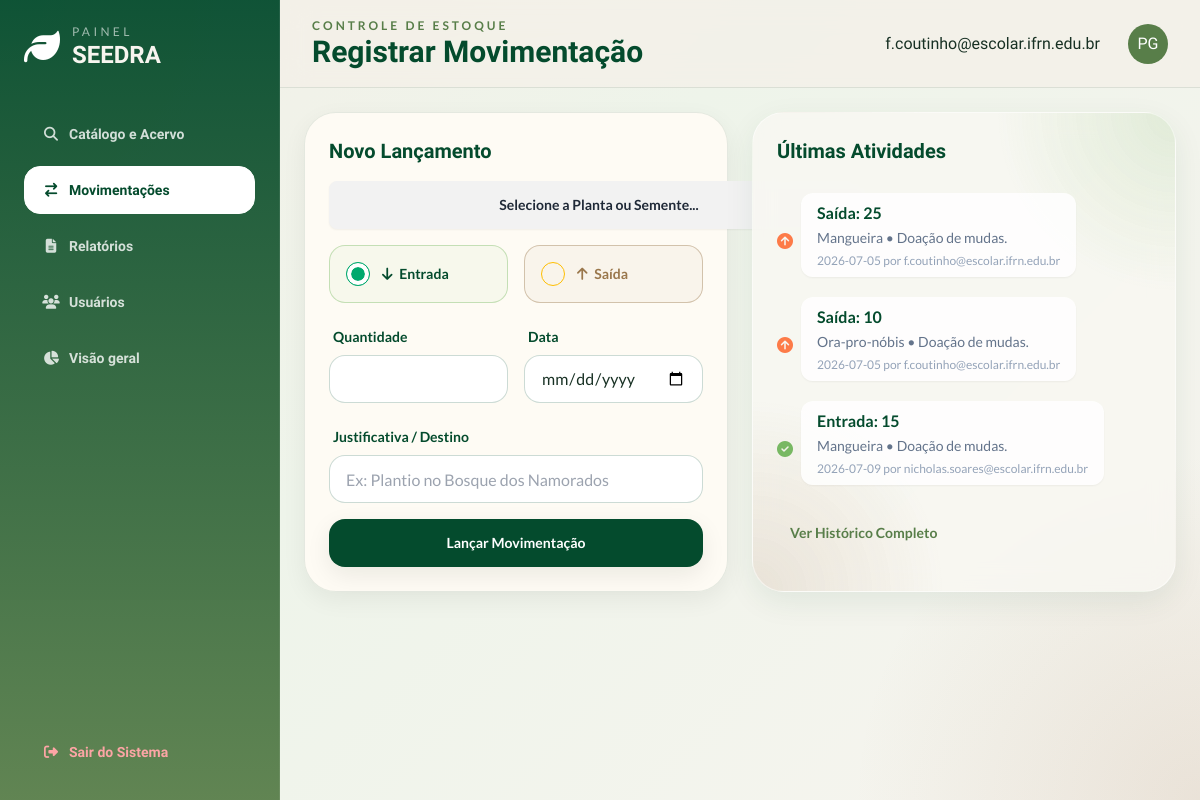
Page /movimentacao (signed in) on the committed database.
### models.py (models this page shows, shortened)
class Usuarios(db.Model, UserMixin):
    __tablename__ = 'usuarios'
    id = db.Column(db.Integer, primary_key = True)
    email = db.Column(db.String(50), nullable = False, unique = True)
    senha = db.Column(db.String(), nullable = False)
    usuario_instituicoes = db.relationship('UsuarioInstituicoes', back_populates = 'usuarios')

class Movimentacao(db.Model):
    __tablename__='movimentacao'
    id = db.Column(db.Integer, primary_key = True)
    id_item = db.Column(db.Integer, db.ForeignKey("items.id"), nullable = False)
    data_move = db.Column(db.Date, nullable = False)
    Typ = db.Column(db.String(10), nullable = False)
    quantidade = db.Column(db.Integer, nullable = False)
    justificativa = db.Column(db.Text, nullable = False)
    operador = db.Column(db.String(40), nullable = False)
    item = db.relationship('Item', back_populates = 'movimentacoes', lazy = True)

class Item(db.Model):
    __tablename__= 'items'
    id = db.Column(db.Integer, primary_key = True)
    nome = db.Column(db.String(50), nullable = False, unique = True)
    quantidade = db.Column(db.Integer, nullable = True)
    n_cientifico = db.Column(db.String(50), nullable = False , unique = True)
    categoria = db.Column(db.String(20), nullable = False)
    deficit_limit = db.Column(db.Integer)
    obs = db.Column(db.Text)
    data_cadastro = db.Column(db.Date, nullable = False)
    movimentacoes = db.relationship('Movimentacao', back_populates = 'item', lazy = True)

### app.py (the view, shortened to what this page needs)
@app.route('/movimentacao', methods = ['GET', 'POST'])
@login_required
def movimentacao():
    itens = Item.query.order_by(Item.nome).all()
    movimentacoes = Movimentacao.query.all()
    if movimentacoes:
        return render_template('movimentacao.html',itens=itens, movimentacoes=movimentacoes)
    else:
       flash("Nenhuma movimentação encontrada!")
       return render_template('movimentacao.html',itens=itens)

### app.py (called while the page is built)
@login_manager.user_loader
def load_user(user_id):
    return Usuarios.query.get(int(user_id))

def login_required(f):
  @wraps(f)
  def decorated_function(*args, **kwargs):
      if 'usuarios_id' not in session:
         flash("Faça login primeiro!", 'erro')
         return redirect(url_for('login'))
      return f(*args, **kwargs)
  return decorated_function

### templates/movimentacao.html (shortened to what this page needs)
{% extends 'base.html' %}
{% set page_id = 'movimentacoes'%}
{% block header_subtitle %}Controle de Estoque{% endblock %}
{% block header_title %}Registrar Movimentação{% endblock %}
{% block content %}
<div class="grid grid-cols-1 lg:grid-cols-2 gap-6">
    <div class="soft-card rounded-[2rem] p-6 self-start">
        <h3 class="text-xl font-extrabold text-seedra-leafDark mb-4">Novo Lançamento</h3>
        <form action="{{ url_for('movimentacao') }}" method="POST" class="space-y-4 font-lato">
            <div class="relative inline-block w-[540px]">
                <button id="btn_lista_planta" type="button" class="btn w-full">
                    <span id="span_planta">Selecione a Planta ou Semente...</span>
                </button>
            </div>
            <div class="grid grid-cols-2 gap-4 my-4">
                <label class="label cursor-pointer justify-start gap-3 p-4 rounded-2xl border border-seedra-leafLight/40 bg-seedra-leafLight/5 hover:bg-seedra-leafLight/10 transition">
                    <input type="radio" name="tipo_mov" value="Entrada" class="radio radio-success" checked />
                    <span class="label-text font-bold text-seedra-leafDark"><i class="fa-solid fa-arrow-down mr-1"></i> Entrada</span>
                </label>
                <label class="label cursor-pointer justify-start gap-3 p-4 rounded-2xl border border-seedra-seedBrown/40 bg-seedra-seedBrown/5 hover:bg-seedra-seedBrown/10 transition">
                    <input type="radio" name="tipo_mov" value="Saída" class="radio radio-warning" />
                    <span class="label-text font-bold text-seedra-seedBrown"><i class="fa-solid fa-arrow-up mr-1"></i> Saída</span>
                </label>
            </div>
            <div class="grid grid-cols-2 gap-4">
                <div class="form-control">
                    <label class="label"><span class="label-text font-bold text-seedra-leafDark">Quantidade</span></label>
                    <input type="number" name="quantidade" class="input input-bordered rounded-2xl bg-white border-seedra-leafDark/20" required />
                </div>
                <div class="form-control">
                    <label class="label"><span class="label-text font-bold text-seedra-leafDark">Data</span></label>
                    <input type="date" name="data_move" class="input input-bordered rounded-2xl bg-white border-seedra-leafDark/20" required />
                </div>
            </div>
            <div class="form-control">
                <label class="label"><span class="label-text font-bold text-seedra-leafDark">Justificativa / Destino</span></label>
                <input type="text" name="justificativa" class="input input-bordered rounded-2xl bg-white border-seedra-leafDark/20" placeholder="Ex: Plantio no Bosque dos Namorados" required />
            </div>
            <button type="submit" class="btn btn-block rounded-2xl border-0 bg-seedra-leafDark hover:bg-seedra-leafMid text-white mt-4 shadow-card">Lançar Movimentação</button>
        </form>
    </div>
    <div class="glass-card rounded-[2rem] p-6 h-full bg-organic">
        <h3 class="text-xl font-extrabold text-seedra-leafDark mb-6">Últimas Atividades</h3>
        <ul class="timeline timeline-vertical timeline-compact font-lato">
            {% for mov in movimentacoes %}
                <li>
                    <div class="timeline-middle text-seedra-leafLight"><i class="{% if mov.Typ == 'Entrada' %}fa-solid fa-circle-check {% else %} fa-solid fa-circle-arrow-up text-[#FF4500]/70 {% endif %}"></i></div>
                    <div class="timeline-end timeline-box bg-white/80 border-0 shadow-sm rounded-xl mb-4 ml-2">
                        <span class="font-bold text-seedra-leafDark block">{{mov.Typ}}: {{mov.quantidade}}</span>
                        <span class="text-sm text-slate-500">{{mov.item.nome}} • {{mov.justificativa}}</span>
                        <p class="text-xs text-slate-400 mt-1">{{mov.data_move}} por {{mov.operador}}</p>
                    </div>
                </li>
            {% endfor %}
        </ul>
        <a href="#" class="btn btn-ghost btn-sm text-seedra-leafMid mt-4 font-lato">Ver Histórico Completo</a>
    </div>
</div>
{% endblock %}

### templates/base.html (shortened to what this page needs)
<!DOCTYPE html>
<html lang="pt-BR" data-theme="light">
<head>
  <link rel="stylesheet" href="/static/css/style.css" />
  <script src="/static/js/tailwind.config.js" defer></script>
  <script src="https://cdn.tailwindcss.com"></script>
  <link href="https://cdn.jsdelivr.net/npm/daisyui@4.12.10/dist/full.min.css" rel="stylesheet" type="text/css" />
  <link rel="stylesheet" href="https://cdnjs.cloudflare.com/ajax/libs/font-awesome/6.4.0/css/all.min.css">
</head>
<body class="font-sans">
  <div class="dashboard-shell">
    <aside class="sidebar p-5 lg:p-6 flex flex-col gap-6">
      <div class="flex items-center gap-3">
        <i class="fa-solid fa-leaf text-4xl text-white"></i>
        <div>
          <p class="text-xs uppercase tracking-[0.28em] text-white/60 font-lato">Painel</p>
          <h1 class="text-2xl font-extrabold leading-tight">SEEDRA</h1>
        </div>
      </div>
      {% block nav %}
        <nav class="space-y-2 mt-4">
          <a href="{{ url_for('catalogo') }}" class="btn btn-block justify-start btn-ghost text-white/80 hover:bg-white/10 rounded-2xl {{ '!text-seedra-leafDark border-white bg-white' if page_id =='catalogo' else 'btn-ghost text-white/80 hover:bg-white/10' }}"><i class="fa-solid fa-magnifying-glass w-5"></i> Catálogo e Acervo</a>
          <a href="{{ url_for('movimentacao') }}" class="btn btn-block justify-start btn-ghost text-white/80 hover:bg-white/10 rounded-2xl {{ '!text-seedra-leafDark border-white bg-white' if page_id =='movimentacoes' else 'btn-ghost text-white/80 hover:bg-white/10' }}"><i class="fa-solid fa-arrow-right-arrow-left w-5"></i> Movimentações</a>
          <a href="{{ url_for('relatorios') }}" class="btn btn-block justify-start btn-ghost text-white/80 hover:bg-white/10 rounded-2xl {{ '!text-seedra-leafDark border-white bg-white' if page_id =='relatorios' else 'btn-ghost text-white/80 hover:bg-white/10' }}"><i class="fa-solid fa-file-lines w-5"></i> Relatórios</a>
          <a href="{{ url_for('usuarios') }}" class="btn btn-block justify-start btn-ghost text-white/80 hover:bg-white/10 rounded-2xl {{ '!text-seedra-leafDark border-white bg-white' if page_id =='usuarios' else 'btn-ghost text-white/80 hover:bg-white/10' }}"><i class="fa-solid fa-users w-5"></i> Usuários</a>
          <a href="{{ url_for('dashboard') }}" class="btn btn-block justify-start  hover:bg-white/20 hover:text-white  rounded-2xl {{ 'text-seedra-leafDark border-white/10 bg-white/14' if page_id =='visao' else 'btn-ghost text-white/80 hover:bg-white/10' }}"><i class="fa-solid fa-chart-pie w-5"></i> Visão geral</a>
        </nav>
      {% endblock %}
      <div class="mt-auto">
        <a href="{{ url_for('logout') }}" class="btn btn-block justify-start btn-ghost text-red-300 hover:bg-red-500/20 hover:text-red-100 rounded-2xl"><i class="fa-solid fa-right-from-bracket w-5"></i> Sair do Sistema</a>
      </div>
    </aside>
    <header class="topbar px-5 lg:px-8 flex items-center justify-between gap-4">
      <div>
        <p class="text-xs uppercase tracking-[0.25em] text-seedra-leafMid font-semibold font-lato">{% block header_subtitle %}SEEDRA{% endblock %}</p>
        <h2 class="text-2xl md:text-3xl font-extrabold text-seedra-leafDark">{% block header_title %}Painel de Controle{% endblock %}</h2>
      </div>
      <div class="flex items-center gap-3">
        <span>{% if current_user.is_authenticated %}{{current_user.email}} {% endif %}</span>
        <div class="avatar placeholder ml-4">
          <div class="bg-seedra-leafMid text-white rounded-full w-10">
            <span>PG</span>
          </div>
        </div>
      </div>
    </header>
    <main class="main">
      {% block content %}
      {% endblock %}
    </main>
  </div>
</body>
</html>

### static/css/style.css (style rules this page uses)
:root { --leaf-dark: #044b2d; --leaf-mid: #587e49; --leaf-light: #78b863; --seed-brown: #9a774c; --seed-sand: #ddd1ae; --seed-mist: #d9d6cc; --deep-forest: #001500; --stone: #888784; --cloud: #d9d9d9; --surface: rgba(249, 248, 243, 0.78); --surface-strong: rgba(255, 252, 246, 0.9); --line: rgba(4, 75, 45, 0.10); }
html, body { height: 100%; overflow: hidden; scroll-behavior: smooth; }
body { font-family: 'Balsamiq Sans', sans-serif; background: radial-gradient(circle at top left, rgba(120,184,99,0.18), transparent 20%), radial-gradient(circle at bottom right, rgba(154,119,76,0.14), transparent 24%), linear-gradient(135deg, #f4f0e8 0%, #eef4ea 40%, #f7f4ef 100%); color: #183124; }
.dashboard-shell { display: grid; grid-template-columns: 280px 1fr; grid-template-rows: 88px 1fr; height: 100dvh; }
.sidebar { grid-row: 1 / -1; overflow-y: auto; background: linear-gradient(180deg, rgba(4,75,45,0.95), rgba(88,126,73,0.94)); color: #f7f5ef; border-right: 1px solid rgba(255,255,255,0.08); }
.topbar { grid-column: 2; position: sticky; top: 0; z-index: 10; background: rgba(244, 240, 232, 0.78); backdrop-filter: blur(14px); border-bottom: 1px solid var(--line); }
.main { grid-column: 2; overflow-y: auto; padding: 1.5rem; }
.glass-card { background: var(--surface); border: 1px solid rgba(255,255,255,0.5); box-shadow: 0 10px 30px rgba(4,75,45,0.08); backdrop-filter: blur(12px); }
.soft-card { background: var(--surface-strong); border: 1px solid var(--line); box-shadow: 0 8px 24px rgba(0, 21, 0, 0.06); }

### rows in the picture
Usuarios: email "f.coutinho@escolar.ifrn.edu.br"
Movimentacao: Typ "Saída", quantidade "25", item.nome "Mangueira", justificativa "Doação de mudas.", data_move "2026-07-05", operador "f.coutinho@escolar.ifrn.edu.br"
Movimentacao: Typ "Saída", quantidade "10", item.nome "Ora-pro-nóbis", justificativa "Doação de mudas.", data_move "2026-07-05", operador "f.coutinho@escolar.ifrn.edu.br"
Movimentacao: Typ "Entrada", quantidade "15", item.nome "Mangueira", justificativa "Doação de mudas.", data_move "2026-07-09", operador "nicholas.soares@escolar.ifrn.edu.br"
